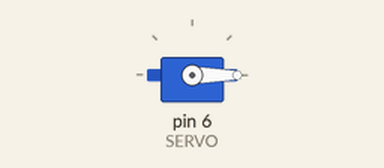
A sketch run on a simulated Arduino Uno, built with avr-gcc and run on an emulated ATmega328P. Parts: servo.

Above: at 0.05 s.
At 2.8 s:
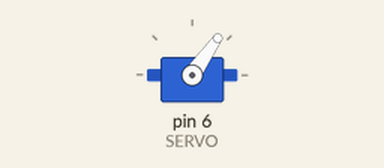
At 5.55 s:
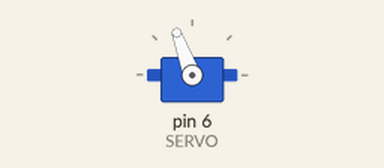
At 11.1 s:
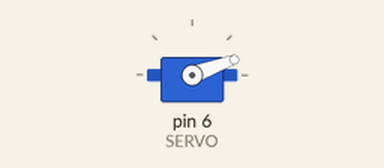
Timing chart, 0 to 15.8 s (numbered marks = the images above):
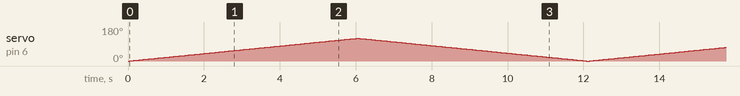

The sketch:

SERVO.ino
```cpp
#include <Servo.h>

#define SERVO 6

Servo myservo;

int pos = 0;

void setup() {
  // put your setup code here, to run once:
  myservo.attach(SERVO);
}

void loop() {
  // put your main code here, to run repeatedly:
  for(pos = 0; pos <= 120; pos++){
    myservo.write(pos);
    delay(50);
  }
  for(pos = 120; pos >= 0; pos--){
    myservo.write(pos);
    delay(50);
  }
}
```
